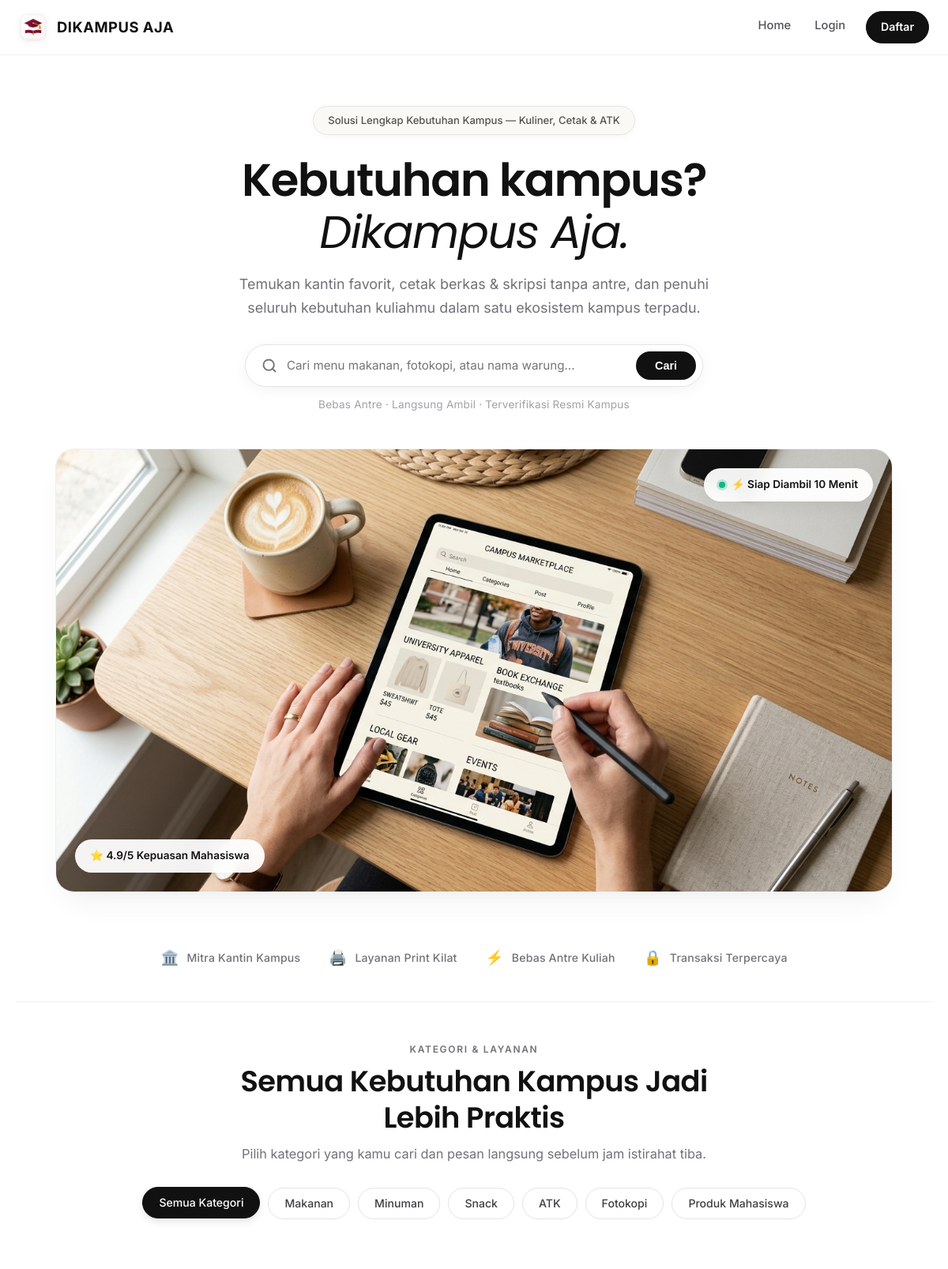
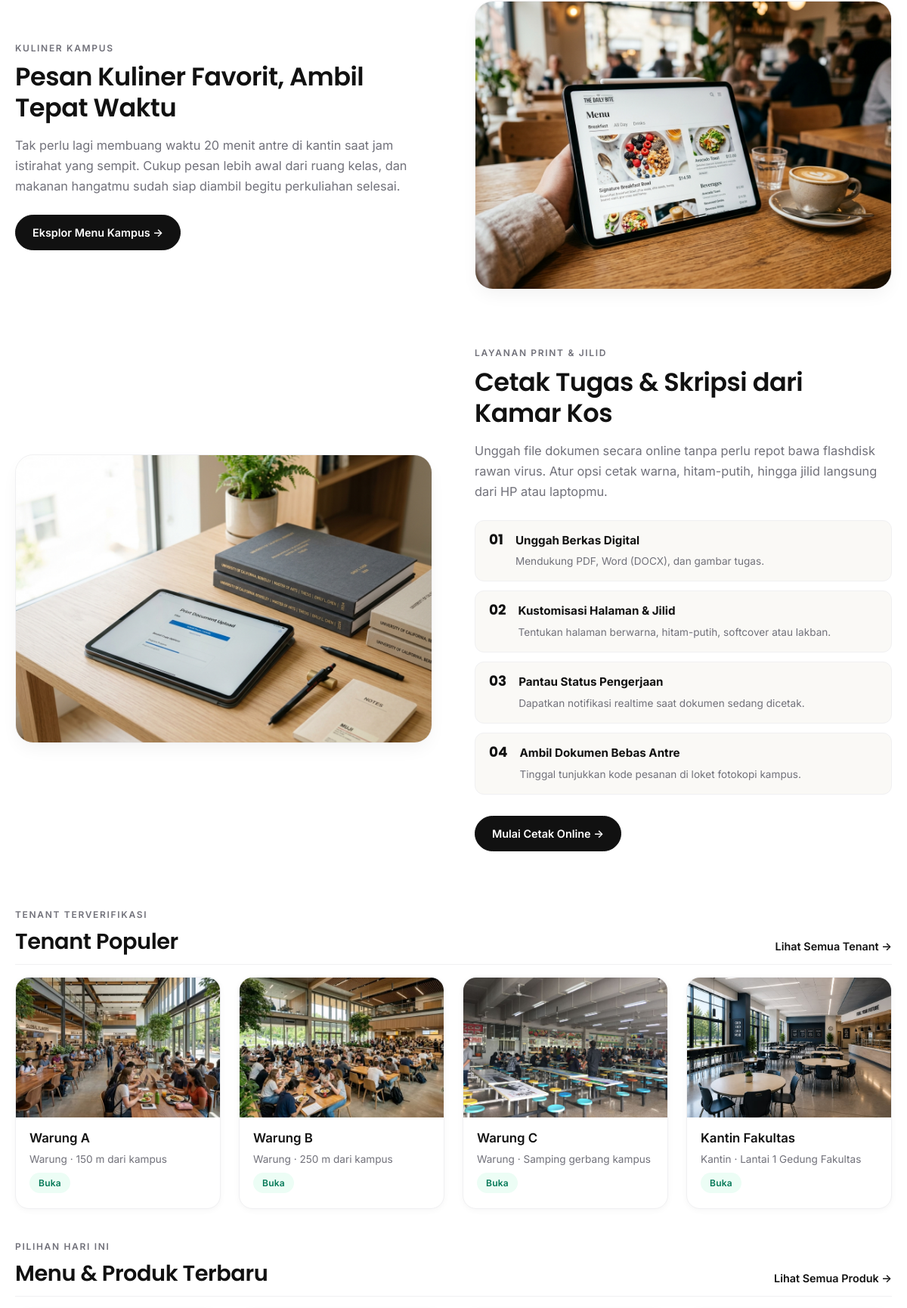
The page / (upper part) on the database its author committed (2 pictures, top to bottom).
### tables this page shows
CREATE TABLE IF NOT EXISTS `categories` (
  `id_kategori` int NOT NULL AUTO_INCREMENT,
  `nama_kategori` varchar(50) NOT NULL,
  `created_at` timestamp NULL DEFAULT CURRENT_TIMESTAMP,
  PRIMARY KEY (`id_kategori`)
);

CREATE TABLE IF NOT EXISTS `tenants` (
  `id_tenant` int NOT NULL AUTO_INCREMENT,
  `id_user` int NOT NULL,
  `nama_tenant` varchar(100) NOT NULL,
  `jenis_tenant` varchar(50) NOT NULL DEFAULT 'Warung',
  `deskripsi` text,
  `lokasi` varchar(150) DEFAULT NULL,
  `foto` varchar(255) DEFAULT NULL,
  `buka` tinyint(1) NOT NULL DEFAULT '1',
  `status_verifikasi` enum('pending','terverifikasi','ditolak') NOT NULL DEFAULT 'pending',
  `created_at` timestamp NULL DEFAULT CURRENT_TIMESTAMP,
  PRIMARY KEY (`id_tenant`),
  KEY `id_user` (`id_user`)
);

### config/database.php (called while the page is built, shortened)
<?php
$db = new mysqli('localhost', 'root', '', 'dikampus_aja');
$db->set_charset('utf8mb4');
function q($sql, $types = '', ...$p) {
    global $db;
    $st = $db->prepare($sql);
    $st->execute();
    $r = $st->get_result();
    if ($r) return $r->fetch_all(MYSQLI_ASSOC);
    return $st->insert_id ?: $st->affected_rows;
}

### index.php (the view, shortened to what this page needs)
<?php
require 'includes/auth.php';
include 'includes/header.php';
$kat = q('SELECT * FROM categories');
$tenants = q("SELECT * FROM tenants WHERE status_verifikasi='terverifikasi' LIMIT 4");
?>
<section class="hero-editorial">
    <div class="pill-tag">
        <span>Solusi Lengkap Kebutuhan Kampus — Kuliner, Cetak & ATK</span>
    </div>
    <h1 class="hero-title">
        Kebutuhan kampus?<br><em>Dikampus Aja.</em>
    </h1>
    <p class="hero-desc">
        Temukan kantin favorit, cetak berkas & skripsi tanpa antre, dan penuhi seluruh kebutuhan kuliahmu dalam satu ekosistem kampus terpadu.
    </p>
    <div class="hero-search-wrap">
        <form class="hero-search-box" action="<?= BASE ?>/mahasiswa/produk.php">
            <svg class="search-icon-svg" width="20" height="20" viewBox="0 0 24 24" fill="none" stroke="currentColor" stroke-width="2.2" stroke-linecap="round" stroke-linejoin="round">
                <circle cx="11" cy="11" r="8"></circle>
                <line x1="21" y1="21" x2="16.65" y2="16.65"></line>
            </svg>
            <input name="q" placeholder="Cari menu makanan, fotokopi, atau nama warung..." autocomplete="off">
            <button class="btn-search">Cari</button>
        </form>
        <div class="hero-subtext">Bebas Antre · Langsung Ambil · Terverifikasi Resmi Kampus</div>
    </div>
    <div class="showcase-container">
        <div class="showcase-frame">
            <img src="<?= BASE ?>/assets/images/hero_showcase.jpg" alt="Dikampus Aja Digital Campus Marketplace" class="showcase-img">
            <div class="float-pill pill-top-right">
                <span class="pulse-dot"></span>
                <span>⚡ Siap Diambil 10 Menit</span>
            </div>
            <div class="float-pill pill-bottom-left">
                <span>⭐ 4.9/5 Kepuasan Mahasiswa</span>
            </div>
        </div>
    </div>
</section>
<div class="trust-strip">
    <div class="trust-item"><span class="trust-icon">🏛️</span> Mitra Kantin Kampus</div>
    <div class="trust-item"><span class="trust-icon">🖨️</span> Layanan Print Kilat</div>
    <div class="trust-item"><span class="trust-icon">⚡</span> Bebas Antre Kuliah</div>
    <div class="trust-item"><span class="trust-icon">🔒</span> Transaksi Terpercaya</div>
</div>
<div class="section-intro">
    <span class="eyebrow">KATEGORI & LAYANAN</span>
    <h2>Semua Kebutuhan Kampus Jadi Lebih Praktis</h2>
    <p>Pilih kategori yang kamu cari dan pesan langsung sebelum jam istirahat tiba.</p>
</div>
<div class="chips">
    <a class="chip active" href="<?= BASE ?>/mahasiswa/produk.php">Semua Kategori</a>
    <?php foreach ($kat as $k): ?>
        <a class="chip" href="<?= BASE ?>/mahasiswa/produk.php?k=<?= $k['id_kategori'] ?>"><?= e($k['nama_kategori']) ?></a>
    <?php endforeach; ?>
</div>
<div class="feature-row">
    <div class="feature-text">
        <span class="eyebrow">KULINER KAMPUS</span>
        <h3>Pesan Kuliner Favorit, Ambil Tepat Waktu</h3>
        <p>Tak perlu lagi membuang waktu 20 menit antre di kantin saat jam istirahat yang sempit. Cukup pesan lebih awal dari ruang kelas, dan makanan hangatmu sudah siap diambil begitu perkuliahan selesai.</p>
        <a href="<?= BASE ?>/mahasiswa/produk.php" class="btn">Eksplor Menu Kampus →</a>
    </div>
    <div class="feature-img-card">
        <img src="<?= BASE ?>/assets/images/feature_food.jpg" alt="Menu Makanan Kampus">
    </div>
</div>
<div class="feature-row reverse">
    <div class="feature-text">
        <span class="eyebrow">LAYANAN PRINT & JILID</span>
        <h3>Cetak Tugas & Skripsi dari Kamar Kos</h3>
        <p>Unggah file dokumen secara online tanpa perlu repot bawa flashdisk rawan virus. Atur opsi cetak warna, hitam-putih, hingga jilid langsung dari HP atau laptopmu.</p>
        <div class="numbered-list">
            <div class="numbered-item">
                <span class="numbered-num">01</span>
                <div class="numbered-content">
                    <b>Unggah Berkas Digital</b>
                    <span>Mendukung PDF, Word (DOCX), dan gambar tugas.</span>
                </div>
            </div>
            <div class="numbered-item">
                <span class="numbered-num">02</span>
                <div class="numbered-content">
                    <b>Kustomisasi Halaman & Jilid</b>
                    <span>Tentukan halaman berwarna, hitam-putih, softcover atau lakban.</span>
                </div>
            </div>
            <div class="numbered-item">
                <span class="numbered-num">03</span>
                <div class="numbered-content">
                    <b>Pantau Status Pengerjaan</b>
                    <span>Dapatkan notifikasi realtime saat dokumen sedang dicetak.</span>
                </div>
            </div>
            <div class="numbered-item">
                <span class="numbered-num">04</span>
                <div class="numbered-content">
                    <b>Ambil Dokumen Bebas Antre</b>
                    <span>Tinggal tunjukkan kode pesanan di loket fotokopi kampus.</span>
                </div>
            </div>
        </div>
        <a href="<?= BASE ?>/mahasiswa/print.php" class="btn">Mulai Cetak Online →</a>
    </div>
    <div class="feature-img-card">
        <img src="<?= BASE ?>/assets/images/feature_print.jpg" alt="Layanan Cetak Skripsi dan Dokumen">
    </div>
</div>
<div class="section-subhead">
    <div>
        <span class="eyebrow">TENANT TERVERIFIKASI</span>
        <h2>Tenant Populer</h2>
    </div>
    <a href="<?= BASE ?>/mahasiswa/tenant.php" class="link-more">Lihat Semua Tenant →</a>
</div>
<div class="grid">
    <?php foreach ($tenants as $t) echo tenant_card($t); ?>
</div>
<div class="section-subhead">
    <div>
        <span class="eyebrow">PILIHAN HARI INI</span>
        <h2>Menu & Produk Terbaru</h2>
    </div>
    <a href="<?= BASE ?>/mahasiswa/produk.php" class="link-more">Lihat Semua Produk →</a>
</div>
<?php include 'includes/footer.php'; ?>

### includes/auth.php (shortened to what this page needs)
<?php
require_once __DIR__ . '/../config/database.php';
function e($s) { return htmlspecialchars((string)$s, ENT_QUOTES, 'UTF-8'); }
function img($dir, $f, $emoji = '🍽️') {
    return $f ? '<img src="' . BASE . '/uploads/' . $dir . '/' . e($f) . '" alt="">' : '<div class="ph">' . $emoji . '</div>';
}
function tenant_card($t) {
    return '<a class="card" href="' . BASE . '/mahasiswa/detail_tenant.php?id=' . $t['id_tenant'] . '">' . img('tenant', $t['foto'], '🏪') .
        '<div class="cb"><b>' . e($t['nama_tenant']) . '</b><small>' . e($t['jenis_tenant']) . ' · ' . e($t['lokasi']) . '</small>' .
        ($t['buka'] ? '<span class="badge selesai">Buka</span>' : '<span class="badge dibatalkan">Tutup</span>') . '</div></a>';
}

### rows shown on the page
categories: nama_kategori "Makanan"
categories: nama_kategori "Minuman"
categories: nama_kategori "Snack"
categories: nama_kategori "ATK"
categories: nama_kategori "Fotokopi"
categories: nama_kategori "Produk Mahasiswa"
tenants: foto (picture), nama_tenant "Warung A", jenis_tenant "Warung", lokasi "150 m dari kampus", buka "Buka"
tenants: foto (picture), nama_tenant "Warung B", jenis_tenant "Warung", lokasi "250 m dari kampus", buka "Buka"
tenants: foto (picture), nama_tenant "Warung C", jenis_tenant "Warung", lokasi "Samping gerbang kampus", buka "Buka"
tenants: foto (picture), nama_tenant "Kantin Fakultas", jenis_tenant "Kantin", lokasi "Lantai 1 Gedung Fakultas", buka "Buka"

### other values the page prints
$x[1] "Home"
$x[1] "Login"
$x[1] "Daftar"
